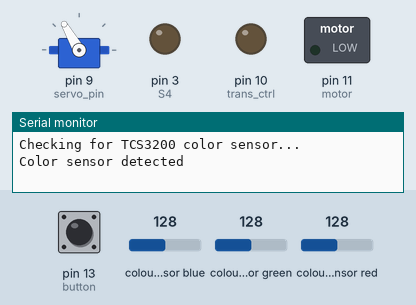
A sketch run on a simulated Arduino Leonardo, built with avr-gcc and run on an emulated ATmega32U4. Parts: servo, switched loads named in the sketch (green lamp = pin HIGH), output pins drawn as LEDs (lit = HIGH), the last lines printed to the serial monitor. Wiring (inferred from the names in the program): TCS3200 colour sensor: output pin 8; S2 pin 6; S3 pin 7; S0 pin 4; S1 pin 5. The inputs (shaded band) are chosen by the test bench; at power-on: pin 13 (button) HIGH, colour sensor blue 128, colour sensor green 128, colour sensor red 128. Pins used as bus, display or sensor lines are not drawn.

Above: at 1.2 s.
1.3 s: pin 13 (button) pulled LOW for 1 s
At 5.5 s:
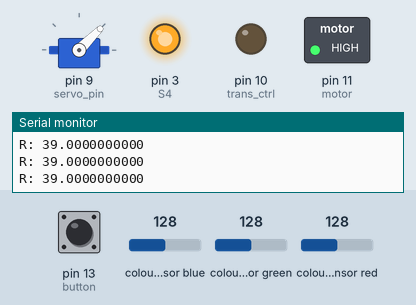
7.3 s: pin 13 (button) pulled LOW for 3.2 s
At 8.4 s:
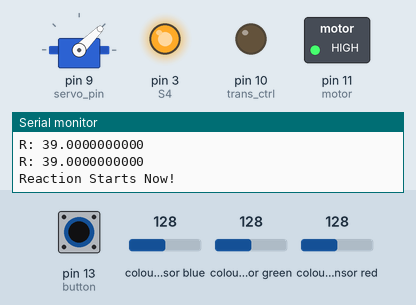
12.0 s: pin 13 (button) pulled LOW for 0.15 s
At 18.9 s:
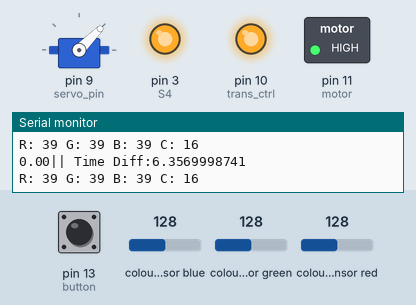
Timing chart, 0 to 20.4 s (numbered marks = the images above; inputs shaded):
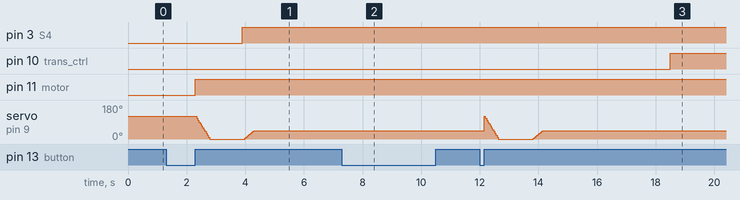

Measured:
- after the input at 1.3 s, pin 3 (S4): LOW → HIGH after 2.6 s; pin 11 (motor): LOW → HIGH after 1.0 s
- after the input at 7.3 s, pin 10 (trans_ctrl): stays LOW (without the input it goes to HIGH after 1.4 s)
- after the input at 12.0 s, pin 10 (trans_ctrl): LOW → HIGH after 6.5 s

The sketch:

Feb_7_Integration.ino
```cpp
// Libraries
#include <Servo.h>
#include <Wire.h>
#include <Keyboard.h>

#define S0 4
#define S1 5
#define S2 6
#define S3 7
#define S4 3
#define sensorOut 8
#define button 13

/*ADDED CODE*/
#define servo_pin 9
/*ENDS HERE*/

int redFrequency = 0;
int greenFrequency = 0;
int blueFrequency = 0;
int clearFrequency = 0;
int counter = 0;
int i = 0;       // Counter variable for taking initial red reading

int startTime;
double currentTime;
double timeDiff;

const int stirrer_rot_speed = 255;

const int trans_ctrl = 10; // Connect pwm pin to pin 10
const int motor = 11;

/*Added*/

Servo myservo; //servo motor
bool released = false;
bool pressed_down = false;
bool waiting = true;

bool logging = false; // Alternating between T and F after every press of the button

const int max_angle = 120;
const int safe_angle = 50;
const int servo_delay = 40;
const int servo_interval = 10;

double initialRed = 0;
double dRed = 0;
double newStartTime = 0;

// moving average variables
double array_v[10] = {100}; // initializing
int counter_g = 0;        // initializing
int counter_r = 0;  //initalizing
int finalcounter = 0;

/*END*/

double PrintSensorReading(double initialRed){
  // Setting RED (R) filtered photodiodes to be read
    digitalWrite(S2,LOW);
    digitalWrite(S3,LOW);

    // Reading the output frequency
    redFrequency = pulseIn(sensorOut, LOW);
    dRed = abs(redFrequency - initialRed);

    // Setting GREEN (G) filtered photodiodes to be read DO WE NEED THESE
    digitalWrite(S2,HIGH);
    digitalWrite(S3,HIGH);

    // Reading the output frequency
    greenFrequency = pulseIn(sensorOut, LOW);

    // Setting BLUE (B) filtered photodiodes to be read
    digitalWrite(S2,LOW);
    digitalWrite(S3,HIGH);

    // Reading the output frequency
    blueFrequency = pulseIn(sensorOut, LOW);

    // Setting Clear (C) filtered photodiodes to be read
    digitalWrite(S2,HIGH);
    digitalWrite(S3,LOW);

    // Reading the output frequency
    clearFrequency = pulseIn(sensorOut, LOW);

    // Print out the sensor readings
    Serial.print("R: "); Serial.print(redFrequency, DEC); Serial.print(" ");
    Serial.print("G: "); Serial.print(greenFrequency, DEC); Serial.print(" ");
    Serial.print("B: "); Serial.print(blueFrequency, DEC); Serial.print(" ");
    Serial.print("C: "); Serial.print(clearFrequency, DEC); Serial.print(" ");
    Serial.println(" ");

    return dRed;
}

void setup() {
  // Color Sensor Code
  // Setting the outputs
  pinMode(S0, OUTPUT);
  pinMode(S1, OUTPUT);
  pinMode(S2, OUTPUT);
  pinMode(S3, OUTPUT);
  pinMode(S4, OUTPUT); // transistor ?

  // Setting the sensorOut as an input
  pinMode(sensorOut, INPUT);

  pinMode(motor, OUTPUT);
  analogWrite(motor, 0);

  pinMode(trans_ctrl, OUTPUT);

  digitalWrite(13, INPUT_PULLUP);

  // Setting frequency scaling to 20%
  digitalWrite(S0,HIGH);
  digitalWrite(S1,LOW);

  // Servo code (ADDED)
  myservo.attach(servo_pin);
  myservo.write(max_angle); // initializes angle to 120

  Serial.begin(9600);         // initialize serial

  Serial.println("Checking for TCS3200 color sensor..."); // Initial message

  // Check the color sensor connection until connected
  while (true) {
    // Set S2 and S3 to detect red frequency
    digitalWrite(S2, LOW);
    digitalWrite(S3, LOW);

    // Measure the frequency on the sensorOut pin
    unsigned long pulseLength = pulseIn(sensorOut, LOW, 500); // 100ms timeout

    if (pulseLength > 0) {
      // If a valid pulse is detected, the sensor is connected
      Serial.println("Color sensor detected");
      break; // Exit the loop
    } else {
      // No pulse detected, sensor might not be connected
      Serial.println("No color sensor detected");
    }

    delay(2000); // Check every 2 second
  }
}

void loop() {

/***** ADDED CODE *******/
  //     i = min ang; i <= max ang; i ++
  int servoButton = digitalRead(button);

  if (!servoButton){ //if the button is pressed down
    pressed_down = true;
    while (pressed_down){ //while the button is held down
      servoButton = digitalRead(button);
      if (servoButton){ //if the button is released
        released = true;
        pressed_down = false;
        waiting = false;
        logging = !logging; // Control if the button is to start/stop recording
         //
        analogWrite(motor, 255);
        i = 0; // Reset the counter for initial red frequency values
      }
    }
  }

  if (released && logging){ //if button has been pressed and released
     Serial.println("\nREACTION REACTION REACTION");
     newStartTime = millis();
    for (int i = max_angle ; i>-20 ; i -= servo_interval){
      //i sets the degree of rotation for the servo - must change it depending on delay (speed) set
      if(i < 0) { myservo.write(0); }
      myservo.write(i);
      //delays to give time to the servo to rotate -- reduce number inside to make it spin faster (controls the speed)
      delay(servo_delay);
    }
    delay(servo_delay+1000);
    digitalWrite(S4, HIGH);

    //safe angle, after the servo goes 120, goes back to 50 degrees
    for (int i = -5 ; i<safe_angle ; i += servo_interval/2){
      myservo.write(i); //min_angle
      delay(servo_delay);
    }

    digitalWrite(S2,LOW);
    digitalWrite(S3,LOW);

    // Have a 3 s delay between pressing the button and adding the starting chemical
    while (i < 6) {
      i++;
      initialRed = pulseIn(sensorOut, LOW); // obtain initial red frequency values
      Serial.print("R: "); Serial.print(initialRed, DEC); Serial.println(" "); // Print out the red value
      delay(500); //Delay 0.5 sec between each reading
    }

    Serial.println("Reaction Starts Now!");
    released = false;
    delay(1000); //Delay 1 sec before first initial red colour reading
    initialRed = pulseIn(sensorOut, LOW); // obtain initial red frequency value to compare with current
  }  // END OF ADDED CODE
  else if (waiting){ //Print WAITING until button is pressed
      // Serial.println("\nWAITING");
      delay(500);
    }

  else if (logging == false){ //Skip the printing part if logging is false
      // Serial.println("\nWAITING");
      return;
    }

/***** ENDS HERE *******/
  else{
    // Timer
    currentTime = millis();
    timeDiff = (currentTime - newStartTime)/1000;

    // // if(buttonValue == LOW){
    // //   Serial.print("REACTION REACTION REACTION REACTION");
    // //   Serial.println(" ");
    // // }

    dRed = PrintSensorReading(initialRed);
    delay(300); // adjust how frequently you want the colours to update; decided 0.3 s was optimal
    Serial.print(dRed);

///////////////////////////////////////////////////////////////////////////////////////////////
  /*
    this is using an arbitrary average value of 50
    the assumption is that once dRed hits 60, its going to continuously give values equal to 60 or below that, to which then
    the code will begin to check the values until per every set of 10, there is more then 3 values below the arbitrary average
    value we set

    NOTES: PLEASE REAAAAAAAAAAAAAAAAAAAAAAAAAAAAAAAAAAAAAAAAAAAAAAAAAAAD
    1. dRed is a weird value, so like it gives numbers anywhere from 4 to 80 so it was kinda hard to test with that
        i had to use redFrequency afterwards, and its way easier, the bounds i set are arbitrary so change them to whatever works, or the variable too
    2. so it does work in theory, as in it takes ten numbers, discards the first one for the most recent one, and keeps checking
        what the number is and changes the counter accordingly, as tested
    3. did some changes, mainly in the loops but it should work. I commented out the first if statement, which was meant to start checking as soon as the frequency drops below
        a certain value so that code would be faster, but thats cause I was testing, i think it would be good to have when actually testing using the chemicals

  */
  //if (redFrequency < 200) { ---------------- this one right here, i commented out
      // if there is more than 3 occurances of a value less then the arbitrary average per set of ten then end
      if (counter_r >= 3){
        analogWrite(trans_ctrl, 255);
        digitalWrite(LED_BUILTIN, HIGH);

        Serial.print("|| Time Diff:"); Serial.print(timeDiff, DEC);
        Serial.println(" ");
        analogWrite(motor, 0);

        Serial.print("Reaction Over!!");
        Serial.println(" ");
        Serial.print("Final Time Diff:"); Serial.print(timeDiff, DEC);
        Serial.println(" ");
        digitalWrite(S4, LOW);

        while(true){
          finalcounter += 1;
          if (finalcounter == 50){
            while(true);
          dRed = PrintSensorReading(initialRed);
          Serial.print(dRed);
          delay(300); // adjust how frequently you want the colours to update; decided 0.3 s was optimal
          }
        }
      }

      // if the value is less then the average requirement, add 1 to the counter
      else if (redFrequency < 5){ // 53){ // arbitrary value of 50
        //if (array_v[counter_g] > 50){
          counter_r++;
          array_v[counter_g] = redFrequency;
          for(int i = 0; i < 10; i++)
            {
              Serial.print(array_v[i]);
              Serial.print("||");
            }
        //}
      }

      // if the value is greater then the average
      else if (redFrequency >= 5){// 53){ // arbitrary value of 50
        // if an average value stored which is less then 50, then reduce the counter by 1
        // this means that the set of ten will have one less
        if (array_v[counter_g] < 5){
          if (counter_r > 0){
            counter_r--;
          }
          array_v[counter_g] = redFrequency;
        }
      }

      // add 1 to the counter
      counter_g++;
      //reset
      if (counter_g > 9){
        counter_g = 0;
      }
 // }

///////////////////////////////////////////////////////////////////////////////////////////////

  analogWrite(trans_ctrl, 255);
  digitalWrite(LED_BUILTIN, HIGH);

  Serial.print("|| Time Diff:"); Serial.print(timeDiff, DEC);
  Serial.println(" ");
  }
}
```
